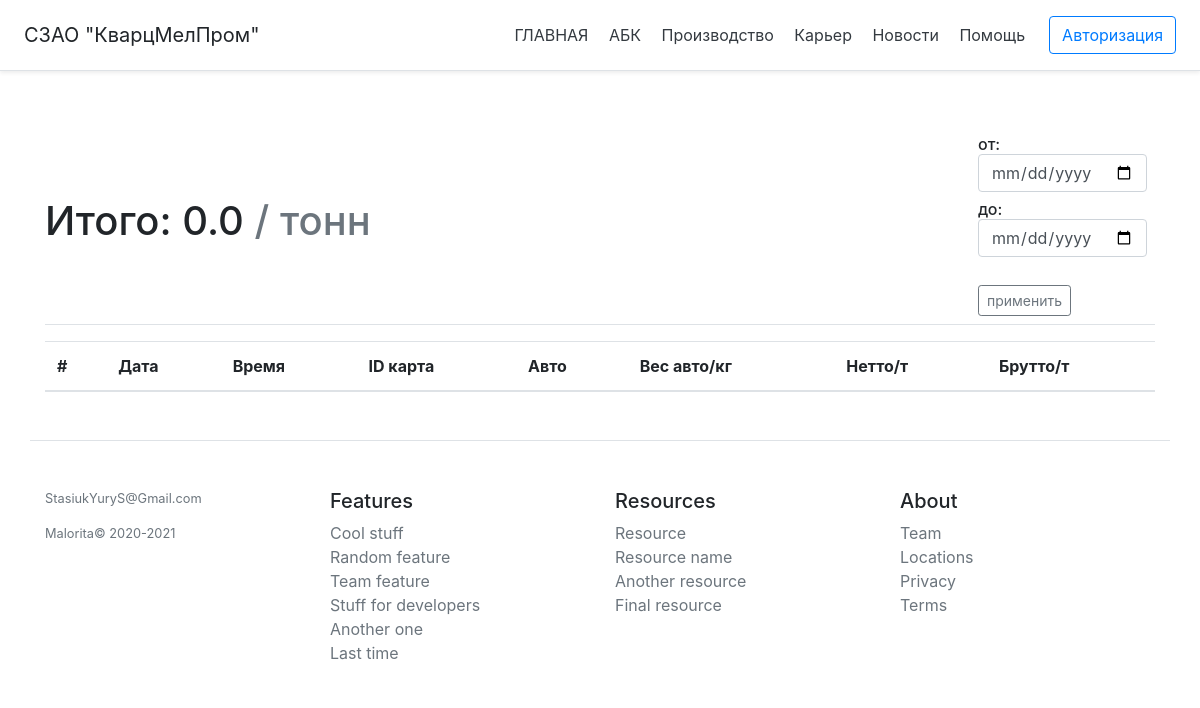
/pit/scales, run on an earlier commit of the app's database.
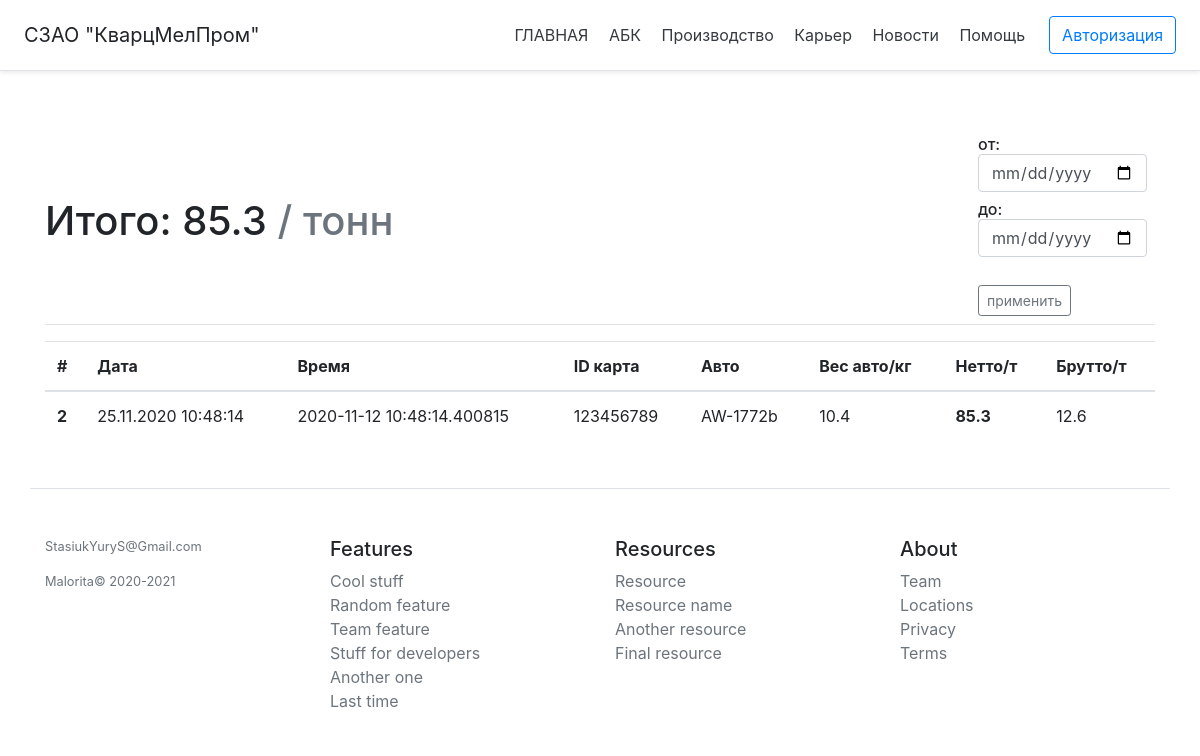
And on a later commit of the database.
### app.py (models this page shows, shortened)
class Sand(db.Model):
    id = db.Column(db.Integer, primary_key=True)
    car = db.Column(db.String(100), nullable=False)         # имя авто
    card = db.Column(db.String(20), nullable=False)         # id карты
    date = db.Column(db.DateTime, default=datetime.utcnow)  # дата взвешивания
    time = db.Column(db.DateTime, default=datetime.utcnow)  # время взвешивания
    net = db.Column(db.Float, nullable=False)               # нетто
    gross = db.Column(db.Float, nullable=False)             # брутто
    tare = db.Column(db.Float, nullable=False)              # тара - вес авто

### app.py (the view)
@app.route('/pit/scales', methods=['POST', 'GET'])
def scales():
    if request.method == "POST":
        date_ot = request.form['date_ot']
        date_do = request.form['date_do']
        if date_do != '':
            date_do_delta = datetime.strptime(date_do, '%Y-%m-%d')
            date_do_delta = date_do_delta + timedelta(days=1)
        else:
            date_do_delta = datetime.utcnow()
        sum_net = 0.0
        sand = Sand.query.filter(Sand.date >= str(date_ot)).filter(Sand.date <= str(date_do_delta)).order_by(Sand.date).all()
        for el in sand:
            sum_net = round(sum_net + el.net, 2)
        return render_template('scales.html', sand=sand, sum_net=sum_net)
    else:
        sum_net = 0.0
        d1 = datetime.utcnow() - timedelta(days=1)
        d2 = datetime.utcnow()
        sand = Sand.query.filter(Sand.date >= str(d1)).filter(Sand.date <= str(d2)).order_by(Sand.date).all()
        for el in sand:
            sum_net = round(sum_net + el.net, 2)
        return render_template('scales.html', sand=sand, sum_net=sum_net)

### templates/scales.html (shortened to what this page needs)
{% extends 'base.html' %}
{% block body %}
<div class="container mt-5">
    <div class="d-flex justify-content-between flex-wrap flex-md-nowrap align-items-center pt-3 pb-2 mb-3 border-bottom">
        <h1 class="h1">Итого: {{ sum_net }} <span class="text-muted">/ тонн</span></h1>
        <div class="btn-toolbar mb-2 mb-md-0">
          <div class="btn-group mr-2">
            <form method="post">
                <h6>от:<input name="date_ot" id="date_ot" type="date" class="form-control"></h6>
                <h6>до:<input name="date_do" id="date_do" type="date" class="form-control"><br></h6>
                <input type="submit" class="btn btn-sm btn-outline-secondary" value="применить">
            </form>
          </div>
        </div>
      </div>
    <table class="table">
    <thead>
    <tr>
      <th scope="col">#</th>
      <th scope="col">Дата</th>
      <th scope="col">Время</th>
      <th scope="col">ID карта</th>
      <th scope="col">Авто</th>
      <th scope="col">Вес авто/кг</th>
      <th scope="col">Нетто/т</th>
      <th scope="col">Брутто/т</th>
    </tr>
    </thead>
    <tbody>
  {% for el in sand %}
  <tr>
      <th scope="row">{{ el.id }}</th>
      <td>{{ el.date.strftime("%d.%m.%Y %H:%M:%S") }}</td>
      <td>{{ el.time }}</td>
      <td>{{ el.card }}</td>
      <td>{{ el.car }}</td>
      <td>{{ el.tare }}</td>
      <th>{{ el.net }}</th>
      <td>{{ el.gross }}</td>
  </tr>
  {% endfor %}
  </tbody>
</table>
</div>
{% endblock %}

### templates/base.html (shortened to what this page needs)
<!doctype html>
<html lang="ru">
<head>
    <link rel="stylesheet" href="{{ url_for('static', filename='css/bootstrap.css') }}">
</head>
<body>
    <div class="d-flex flex-column flex-md-row align-items-center p-3 px-md-4 mb-3 bg-white border-bottom shadow-sm">
    <h5 class="my-0 mr-md-auto font-weight-normal">СЗАО "КварцМелПром"</h5>
    <nav class="my-2 my-md-0 mr-md-3">
        <a class="p-2 text-dark" href="/">ГЛАВНАЯ</a>
        <a class="p-2 text-dark" href="/abk">АБК</a>
        <a class="p-2 text-dark" href="/production">Производство</a>
        <a class="p-2 text-dark" href="/pit">Карьер</a>
        <a class="p-2 text-dark" href="/news">Новости</a>
        <a class="p-2 text-dark" href="/help">Помощь</a>
    </nav>
    <a class="btn btn-outline-primary" href="#">Авторизация</a>
    </div>
    {% block body %}{% endblock %}
    <footer class="container pt-4 my-md-5 pt-md-5 border-top">
    <div class="row">
      <div class="col-12 col-md">
        <small class="d-block mb-3 text-muted">StasiukYuryS@Gmail.com</small>
        <small class="d-block mb-3 text-muted">Malorita© 2020-2021</small>
      </div>
      <div class="col-6 col-md">
        <h5>Features</h5>
        <ul class="list-unstyled text-small">
          <li><a class="text-muted" href="#">Cool stuff</a></li>
          <li><a class="text-muted" href="#">Random feature</a></li>
          <li><a class="text-muted" href="#">Team feature</a></li>
          <li><a class="text-muted" href="#">Stuff for developers</a></li>
          <li><a class="text-muted" href="#">Another one</a></li>
          <li><a class="text-muted" href="#">Last time</a></li>
        </ul>
      </div>
      <div class="col-6 col-md">
        <h5>Resources</h5>
        <ul class="list-unstyled text-small">
          <li><a class="text-muted" href="#">Resource</a></li>
          <li><a class="text-muted" href="#">Resource name</a></li>
          <li><a class="text-muted" href="#">Another resource</a></li>
          <li><a class="text-muted" href="#">Final resource</a></li>
        </ul>
      </div>
      <div class="col-6 col-md">
        <h5>About</h5>
        <ul class="list-unstyled text-small">
          <li><a class="text-muted" href="#">Team</a></li>
          <li><a class="text-muted" href="#">Locations</a></li>
          <li><a class="text-muted" href="#">Privacy</a></li>
          <li><a class="text-muted" href="#">Terms</a></li>
        </ul>
      </div>
    </div>
  </footer>
</body>
</html>

What changed in the data, as far as the page shows it:
now on this page (row edited): Sand: id "2", date "25.11.2020 10:48:14", time "2020-11-12 10:48:14.400815", card "123456789", car "AW-1772b", tare "10.4", net "85.3", gross "12.6"
Also different on the page:
{{ sum_net }}: "0.0" → "85.3"
